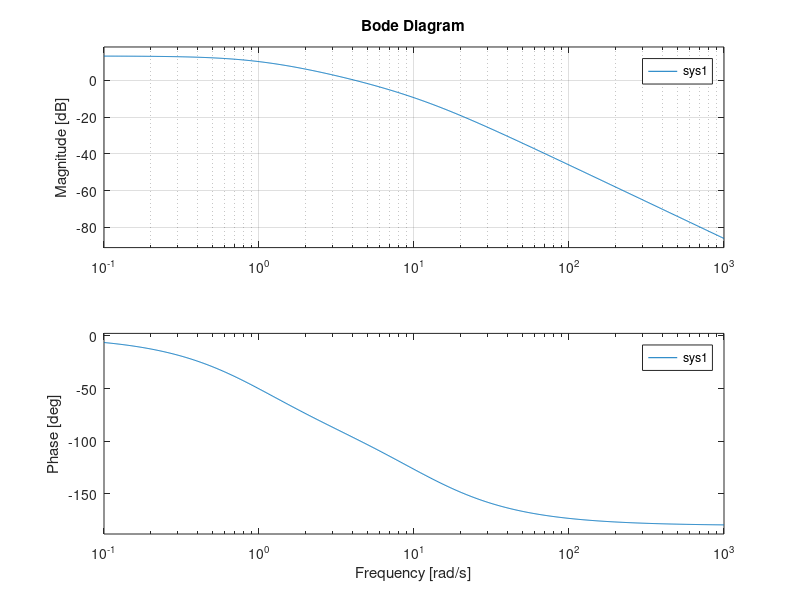

Source code (MATLAB): (Note: this script raises an error after producing the figure.)
clc; clear all;
%% Example 1: Stable
sys1 = tf([50],[1 12 11]);
rlocus(sys1)
%%
sys1 = tf([50],[1 12 11]);
bode(sys1), grid
m = allmargin(sys1)
GainMargins_dB = mag2db(m.GainMargin)
margin(sys1)
%%
nyquist(sys1)
%% Example 2: Marginally Stable
sys2 = tf([1 1],[1 9 0 0]);
rlocus(sys2)
%%
sys2 = tf([1 1],[1 9 0 0]);
bode(sys2), grid
m = allmargin(sys2)
GainMargins_dB = mag2db(m.GainMargin)
margin(sys2)
%% Example 2: Unstable
sys3 = tf([1 1],[1 -20 -10 1])
rlocus(sys3)
%%
bode(sys3), grid
m = allmargin(sys3)
GainMargins_dB = mag2db(m.GainMargin)
%margin(sys3)
%%
nyquist(sys3)